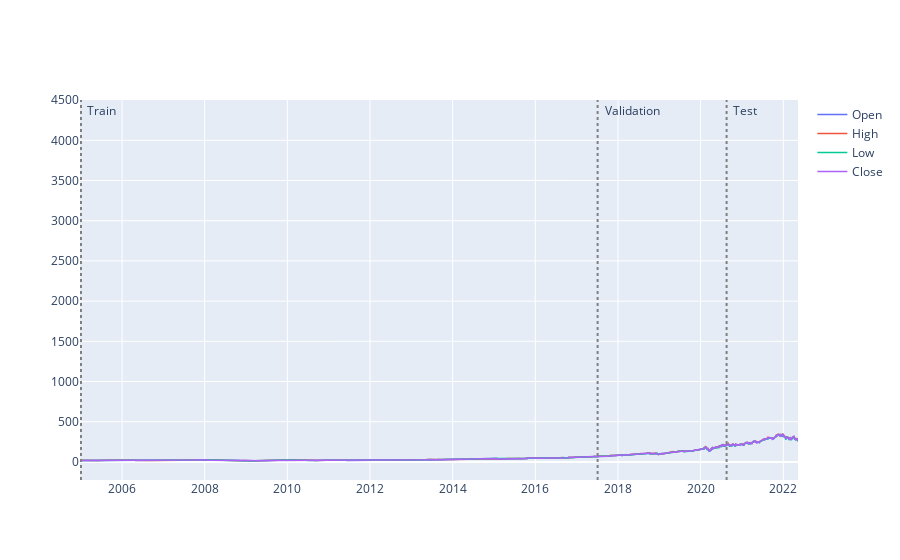

Notebook code for this chart:
### Code cell
panel.plot()

### Figure 1 — Plotly figure (JSON) as saved in the notebook; plotly's stock layout.template omitted (floating-point values rounded to 4 significant figures; data arrays with more than 128 entries replaced by an {"elided": "..."} marker saying what was removed)
{"data": [{"line": {"width": 1.5}, "mode": "lines", "name": "Open", "type": "scatter", "x": {"elided": "4370 str values"}, "y": {"elided": "4370 float values"}}, {"line": {"width": 1.5}, "mode": "lines", "name": "High", "type": "scatter", "x": {"elided": "4370 str values"}, "y": {"elided": "4370 float values"}}, {"line": {"width": 1.5}, "mode": "lines", "name": "Low", "type": "scatter", "x": {"elided": "4370 str values"}, "y": {"elided": "4370 float values"}}, {"line": {"width": 1.5}, "mode": "lines", "name": "Close", "type": "scatter", "x": {"elided": "4370 str values"}, "y": {"elided": "4370 float values"}}], "layout": {"annotations": [{"showarrow": false, "text": "Train", "x": "2005-01-03T00:00:00", "xshift": 20, "y": 4371}, {"showarrow": false, "text": "Validation", "x": "2017-07-05T00:00:00", "xshift": 35, "y": 4371}, {"showarrow": false, "text": "Test", "x": "2020-08-18T00:00:00", "xshift": 18, "y": 4371}], "shapes": [{"line": {"color": "gray", "dash": "dot"}, "opacity": 1, "type": "line", "x0": "2005-01-03T00:00:00", "x1": "2005-01-03T00:00:00", "xref": "x", "y0": 0, "y1": 1, "yref": "y domain"}, {"line": {"color": "gray", "dash": "dot"}, "opacity": 1, "type": "line", "x0": "2017-07-05T00:00:00", "x1": "2017-07-05T00:00:00", "xref": "x", "y0": 0, "y1": 1, "yref": "y domain"}, {"line": {"color": "gray", "dash": "dot"}, "opacity": 1, "type": "line", "x0": "2020-08-18T00:00:00", "x1": "2020-08-18T00:00:00", "xref": "x", "y0": 0, "y1": 1, "yref": "y domain"}]}}
